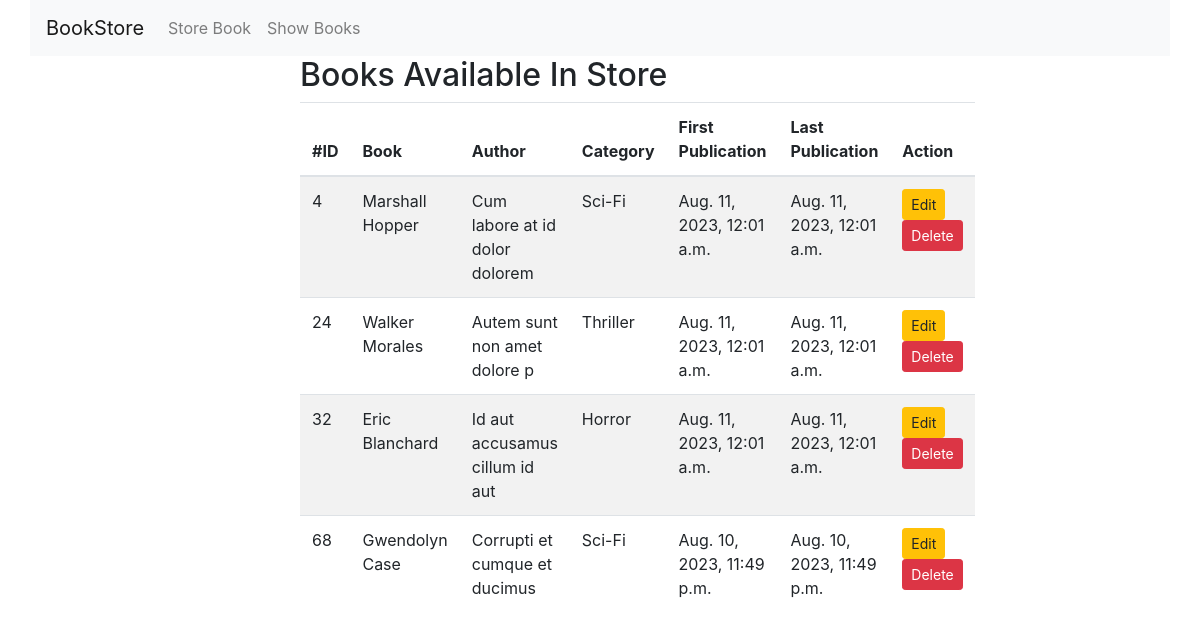
/show_books, run on the app's committed database.
### book/models.py (models this page shows)
class BookStoreModel(models.Model):
    CATEGORY = (
        ('Mystery', 'Mystery'),
        ('Thriller', 'Thriller'),
        ('Sci-Fi', 'Sci-fi'),
        ('Humor', 'Humor'),
        ('Horror', 'Horror'),
    )
    id = models.IntegerField(primary_key=True)
    book_name = models.CharField(max_length=30)
    author = models.CharField(max_length=30)
    category = models.CharField(max_length=30, choices=CATEGORY)
    first_pub = models.DateTimeField(auto_now_add=True)
    last_pub = models.DateTimeField(auto_now=True)

### book/views.py (the view)
# urls.py: path('show_books', show_books, name="show_books"),
def show_books(request):
    books = BookStoreModel.objects.all()
    return render(request, 'show_book.html', {'books': books})

### book/templates/show_book.html (shortened to what this page needs)
{% extends 'base.html' %}
{% load crispy_forms_tags %}
{% block content %}
<div style="width: 50%; margin: auto">
  {% if books %}
  <table class="table table-striped">
    <h2>Books Available In Store</h2>
    <thead>
      <tr>
        <th scope="col">#ID</th>
        <th scope="col">Book</th>
        <th scope="col">Author</th>
        <th scope="col">Category</th>
        <th scope="col">First Publication</th>
        <th scope="col">Last Publication</th>
        <th scope="col">Action</th>
      </tr>
    </thead>
    <tbody>
      {% for book in books %}
      <tr>
        <td>{{book.id}}</td>
        <td>{{book.book_name}}</td>
        <td>{{book.author}}</td>
        <td>{{book.category}}</td>
        <td>{{book.first_pub}}</td>
        <td>{{book.last_pub}}</td>
        <td><a class="btn btn-warning btn-sm" href="{% url 'edit_book' id=book.id %}">Edit</a><a class="btn btn-danger btn-sm" href="{% url 'delete_book' id=book.id %}">Delete</a></td>
      </tr>
      {% endfor %}
    </tbody>
  </table>
  {% else %}
  <h2>No Books Available In Store</h2>
  {% endif %}
</div>
{% endblock %}

### book/templates/base.html (shortened to what this page needs)
<!DOCTYPE html>
<html lang="en">
  <head>
    {% load static %}
    <link href="{% static 'css/bootstrap.min.css' %}" rel="stylesheet" />
  </head>
  <body>
    <nav class="navbar navbar-expand-lg navbar-light bg-light container">
      <a class="navbar-brand" href="{% url 'show_books' %}">BookStore</a>
      <div class="collapse navbar-collapse" id="navbarNav">
        <ul class="navbar-nav">
          <li class="nav-item">
            <a class="nav-link" href="{% url 'store_book' %}">Store Book</a>
          </li>
          <li class="nav-item">
            <a class="nav-link" href="{% url 'show_books' %}">Show Books</a>
          </li>
        </ul>
      </div>
    </nav>
    {% block content %} {% endblock %}
  </body>
</html>

### data on the page
BookStoreModel: id "4", book_name "Marshall Hopper", author "Cum labore at id dolor dolorem", category "Sci-Fi", first_pub "Aug. 11, 2023, 12:01 a.m.", last_pub "Aug. 11, 2023, 12:01 a.m."
BookStoreModel: id "24", book_name "Walker Morales", author "Autem sunt non amet dolore p", category "Thriller", first_pub "Aug. 11, 2023, 12:01 a.m.", last_pub "Aug. 11, 2023, 12:01 a.m."
BookStoreModel: id "32", book_name "Eric Blanchard", author "Id aut accusamus cillum id aut", category "Horror", first_pub "Aug. 11, 2023, 12:01 a.m.", last_pub "Aug. 11, 2023, 12:01 a.m."
BookStoreModel: id "68", book_name "Gwendolyn Case", author "Corrupti et cumque et ducimus", category "Sci-Fi", first_pub "Aug. 10, 2023, 11:49 p.m.", last_pub "Aug. 10, 2023, 11:49 p.m."
